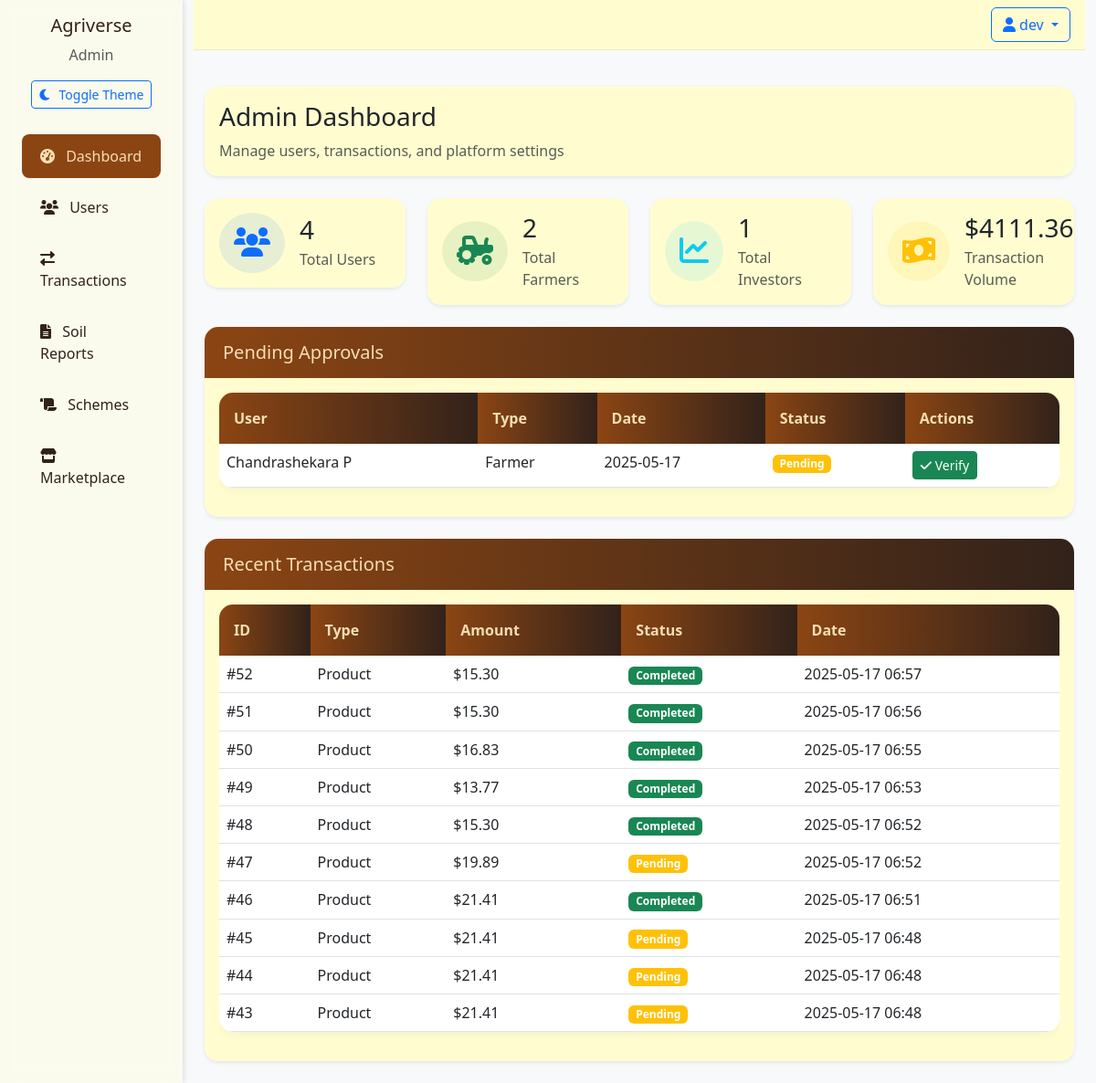
The app's page /admin/dashboard (signed in) with its own data.
### app/models/__init__.py (models this page shows)
class User(UserMixin, db.Model):
    id = db.Column(db.Integer, primary_key=True)
    email = db.Column(db.String(120), unique=True, nullable=False)
    password_hash = db.Column(db.String(128), nullable=False)
    name = db.Column(db.String(100), nullable=False)
    role = db.Column(db.String(20), nullable=False)  # 'farmer', 'investor', 'admin'
    created_at = db.Column(db.DateTime, default=datetime.utcnow)
    is_active = db.Column(db.Boolean, default=True)
    is_verified = db.Column(db.Boolean, default=False)
    wallet_balance = db.Column(db.Float, default=0.0)  # User's wallet balance
    farm_name = db.Column(db.String(100))
    farm_location = db.Column(db.String(200))
    farm_size = db.Column(db.Float)  # in acres
    company_name = db.Column(db.String(100))
    investment_capacity = db.Column(db.Float)
    products = db.relationship('Product', backref='seller', lazy=True)
    investments_made = db.relationship('Investment',
                                     backref='investor',
                                     lazy=True,
                                     foreign_keys='Investment.investor_id')
    investments_received = db.relationship('Investment',
                                         backref='farmer',
                                         lazy=True,
                                         foreign_keys='Investment.farmer_id')
    soil_reports = db.relationship('SoilReport', backref='farmer', lazy=True)

class Transaction(db.Model):
    id = db.Column(db.Integer, primary_key=True)
    buyer_id = db.Column(db.Integer, db.ForeignKey('user.id'), nullable=False)
    seller_id = db.Column(db.Integer, db.ForeignKey('user.id'), nullable=False)
    product_id = db.Column(db.Integer, db.ForeignKey('product.id'))
    investment_id = db.Column(db.Integer, db.ForeignKey('investment.id'))
    amount = db.Column(db.Float, nullable=False)
    quantity = db.Column(db.Float, nullable=True)  # Added quantity field
    transaction_type = db.Column(db.String(20), nullable=False)  # product, investment
    status = db.Column(db.String(20), default='pending')  # pending, completed, failed
    payment_method = db.Column(db.String(20))
    payment_id = db.Column(db.String(100))  # Stripe/Razorpay payment ID
    created_at = db.Column(db.DateTime, default=datetime.utcnow)
    buyer = db.relationship('User', foreign_keys=[buyer_id], backref='purchases')
    seller = db.relationship('User', foreign_keys=[seller_id], backref='sales')
    product = db.relationship('Product', backref='transactions')
    investment = db.relationship('Investment', backref='transactions')

### app/routes/admin.py (the view)
@admin_bp.route('/admin/dashboard')
@login_required
@admin_required
def dashboard():
    try:
        total_users = User.query.count()
        total_farmers = User.query.filter_by(role='farmer').count()
        total_investors = User.query.filter_by(role='investor').count()
        total_volume = db.session.query(func.coalesce(func.sum(Transaction.amount), 0.0)).scalar()
        pending_users = User.query.filter(
            User.is_verified == False,
            User.created_at != None
        ).order_by(User.created_at.desc()).all()
        recent_transactions = Transaction.query.filter(
            Transaction.status.in_(['pending', 'completed', 'failed']),
            Transaction.amount != None,
            Transaction.created_at != None
        ).order_by(Transaction.created_at.desc()).limit(10).all()
        return render_template('admin/dashboard.html',
                             total_users=total_users,
                             total_farmers=total_farmers,
                             total_investors=total_investors,
                             total_volume=total_volume,
                             pending_users=pending_users,
                             recent_transactions=recent_transactions)
    except Exception as e:
        print(f"Admin Dashboard Error: {str(e)}")  # Log the error
        flash('An error occurred while loading the dashboard. Please try again.', 'error')
        return redirect(url_for('main.index'))

### app/templates/admin/dashboard.html (shortened to what this page needs)
{% extends "base.html" %}
{% block content %}
<div class="container-fluid py-4">
    <div class="row mb-4">
        <div class="col-12">
            <div class="card border-0 shadow-sm">
                <div class="card-body">
                    <div class="d-flex align-items-center">
                        <div>
                            <h1 class="h3 mb-2">Admin Dashboard</h1>
                            <p class="text-muted mb-0">Manage users, transactions, and platform settings</p>
                        </div>
                    </div>
                </div>
            </div>
        </div>
    </div>
    <div class="row g-4 mb-4">
        <div class="col-md-3">
            <div class="card border-0 shadow-sm">
                <div class="card-body">
                    <div class="d-flex align-items-center">
                        <div class="rounded-circle bg-primary bg-opacity-10 p-3 me-3">
                            <i class="fas fa-users text-primary fa-2x"></i>
                        </div>
                        <div>
                            <h3 class="mb-1">{{ total_users }}</h3>
                            <p class="text-muted mb-0">Total Users</p>
                        </div>
                    </div>
                </div>
            </div>
        </div>
        <div class="col-md-3">
            <div class="card border-0 shadow-sm">
                <div class="card-body">
                    <div class="d-flex align-items-center">
                        <div class="rounded-circle bg-success bg-opacity-10 p-3 me-3">
                            <i class="fas fa-tractor text-success fa-2x"></i>
                        </div>
                        <div>
                            <h3 class="mb-1">{{ total_farmers }}</h3>
                            <p class="text-muted mb-0">Total Farmers</p>
                        </div>
                    </div>
                </div>
            </div>
        </div>
        <div class="col-md-3">
            <div class="card border-0 shadow-sm">
                <div class="card-body">
                    <div class="d-flex align-items-center">
                        <div class="rounded-circle bg-info bg-opacity-10 p-3 me-3">
                            <i class="fas fa-chart-line text-info fa-2x"></i>
                        </div>
                        <div>
                            <h3 class="mb-1">{{ total_investors }}</h3>
                            <p class="text-muted mb-0">Total Investors</p>
                        </div>
                    </div>
                </div>
            </div>
        </div>
        <div class="col-md-3">
            <div class="card border-0 shadow-sm">
                <div class="card-body">
                    <div class="d-flex align-items-center">
                        <div class="rounded-circle bg-warning bg-opacity-10 p-3 me-3">
                            <i class="fas fa-money-bill-wave text-warning fa-2x"></i>
                        </div>
                        <div>
                            <h3 class="mb-1">${{ "%.2f"|format(total_volume|float) }}</h3>
                            <p class="text-muted mb-0">Transaction Volume</p>
                        </div>
                    </div>
                </div>
            </div>
        </div>
    </div>
    <div class="row mb-4">
        <div class="col-12">
            <div class="card border-0 shadow-sm">
                <div class="card-header bg-white py-3">
                    <h5 class="mb-0">Pending Approvals</h5>
                </div>
                <div class="card-body">
                    <div class="table-responsive">
                        <table class="table table-hover">
                            <thead>
                                <tr>
                                    <th>User</th>
                                    <th>Type</th>
                                    <th>Date</th>
                                    <th>Status</th>
                                    <th>Actions</th>
                                </tr>
                            </thead>
                            <tbody>
                                {% for user in pending_users %}
                                <tr>
                                    <td>{{ user.name }}</td>
                                    <td>{{ user.role|title }}</td>
                                    <td>{{ user.created_at.strftime('%Y-%m-%d') if user.created_at else 'N/A' }}</td>
                                    <td>
                                        <span class="badge bg-warning">Pending</span>
                                    </td>
                                    <td>
                                        <form action="{{ url_for('admin.verify_user', user_id=user.id) }}" method="POST" class="d-inline">
                                            <button type="submit" class="btn btn-sm btn-success">
                                                <i class="fas fa-check"></i> Verify
                                            </button>
                                        </form>
                                    </td>
                                </tr>
                                {% endfor %}
                            </tbody>
                        </table>
                    </div>
                </div>
            </div>
        </div>
    </div>
    <div class="row">
        <div class="col-12">
            <div class="card border-0 shadow-sm">
                <div class="card-header bg-white py-3">
                    <h5 class="mb-0">Recent Transactions</h5>
                </div>
                <div class="card-body">
                    <div class="table-responsive">
                        <table class="table table-hover">
                            <thead>
                                <tr>
                                    <th>ID</th>
                                    <th>Type</th>
                                    <th>Amount</th>
                                    <th>Status</th>
                                    <th>Date</th>
                                </tr>
                            </thead>
                            <tbody>
                                {% for transaction in recent_transactions %}
                                <tr>
                                    <td>#{{ transaction.id }}</td>
                                    <td>{{ transaction.transaction_type|title }}</td>
                                    <td>${{ "%.2f"|format(transaction.amount|float) }}</td>
                                    <td>
                                        {% set status_colors = {
                                            'pending': 'warning',
                                            'completed': 'success',
                                            'failed': 'danger'
                                        } %}
                                        <span class="badge bg-{{ status_colors.get(transaction.status, 'secondary') }}">
                                            {{ transaction.status|default('Unknown')|title }}
                                        </span>
                                    </td>
                                    <td>{{ transaction.created_at.strftime('%Y-%m-%d %H:%M') if transaction.created_at else 'N/A' }}</td>
                                </tr>
                                {% endfor %}
                            </tbody>
                        </table>
                    </div>
                </div>
            </div>
        </div>
    </div>
</div>
{% endblock %}

### app/templates/base.html (shortened to what this page needs)
<!DOCTYPE html>
<html lang="en" data-bs-theme="light">
<head>
    <link href="https://cdn.jsdelivr.net/npm/bootstrap@5.3.0/dist/css/bootstrap.min.css" rel="stylesheet">
    <link href="https://cdnjs.cloudflare.com/ajax/libs/font-awesome/6.0.0/css/all.min.css" rel="stylesheet">
    <link href="{{ url_for('static', filename='css/style.css') }}" rel="stylesheet">
</head>
<body>
    <div class="container-fluid">
        <div class="row">
            {% if current_user.is_authenticated %}
            <div class="col-md-2 sidebar">
                <div class="d-flex flex-column">
                    <div class="text-center mb-4">
                        <h5 class="mb-2">Agriverse</h5>
                        <p class="text-muted mb-3">{{ current_user.role|title }}</p>
                        <button id="theme-toggle" class="btn btn-sm btn-outline-primary">
                            <i class="fas fa-moon me-2"></i>Toggle Theme
                        </button>
                    </div>
                    {% if current_user.role == 'admin' %}
                    <a href="{{ url_for('admin.dashboard') }}" class="nav-link {% if request.endpoint == 'admin.dashboard' %}active{% endif %}">
                        <i class="fas fa-tachometer-alt me-2"></i> Dashboard
                    </a>
                    <a href="{{ url_for('admin.users') }}" class="nav-link {% if request.endpoint == 'admin.users' %}active{% endif %}">
                        <i class="fas fa-users me-2"></i> Users
                    </a>
                    <a href="{{ url_for('admin.transactions') }}" class="nav-link {% if request.endpoint == 'admin.transactions' %}active{% endif %}">
                        <i class="fas fa-exchange-alt me-2"></i> Transactions
                    </a>
                    <a href="{{ url_for('admin.soil_reports') }}" class="nav-link {% if request.endpoint == 'admin.soil_reports' %}active{% endif %}">
                        <i class="fas fa-file-alt me-2"></i> Soil Reports
                    </a>
                    <a href="{{ url_for('admin.schemes') }}" class="nav-link {% if request.endpoint == 'admin.schemes' %}active{% endif %}">
                        <i class="fas fa-scroll me-2"></i> Schemes
                    </a>
                    {% endif %}
                    {% if current_user.role != 'farmer' %}
                    <a href="{{ url_for('main.marketplace') }}" class="nav-link {% if request.endpoint == 'main.marketplace' %}active{% endif %}">
                        <i class="fas fa-store me-2"></i> Marketplace
                    </a>
                    {% endif %}
                </div>
            </div>
            {% endif %}
            <div class="col-md-{% if current_user.is_authenticated %}10{% else %}12{% endif %}">
                <nav class="navbar navbar-expand-lg mb-3">
                    <div class="container-fluid px-3">
                        <div class="ms-auto d-flex align-items-center gap-2">
                            {% if current_user.is_authenticated %}
                            <div class="dropdown">
                                <button class="btn btn-outline-primary dropdown-toggle" type="button" id="userDropdown" data-bs-toggle="dropdown">
                                    <i class="fas fa-user me-1"></i>{{ current_user.name }}
                                </button>
                            </div>
                            {% endif %}
                        </div>
                    </div>
                </nav>
                {% block content %}{% endblock %}
            </div>
        </div>
    </div>
</body>
</html>

### records on screen
User: role "Admin", name "dev"
User: name "Chandrashekara P", role "Farmer", created_at "2025-05-17"
Transaction: amount "15.30"
Transaction: amount "15.30"
Transaction: amount "16.83"
Transaction: amount "13.77"
Transaction: amount "15.30"
Transaction: amount "19.89"
Transaction: amount "21.41"
Transaction: amount "21.41"
Transaction: amount "21.41"
Transaction: amount "21.41"

### other values on screen
{{ total_users }} "4"
{{ total_farmers }} "2"
{{ total_investors }} "1"
{{ "%.2f"|format(total_volume|float) }} "4111.36"
